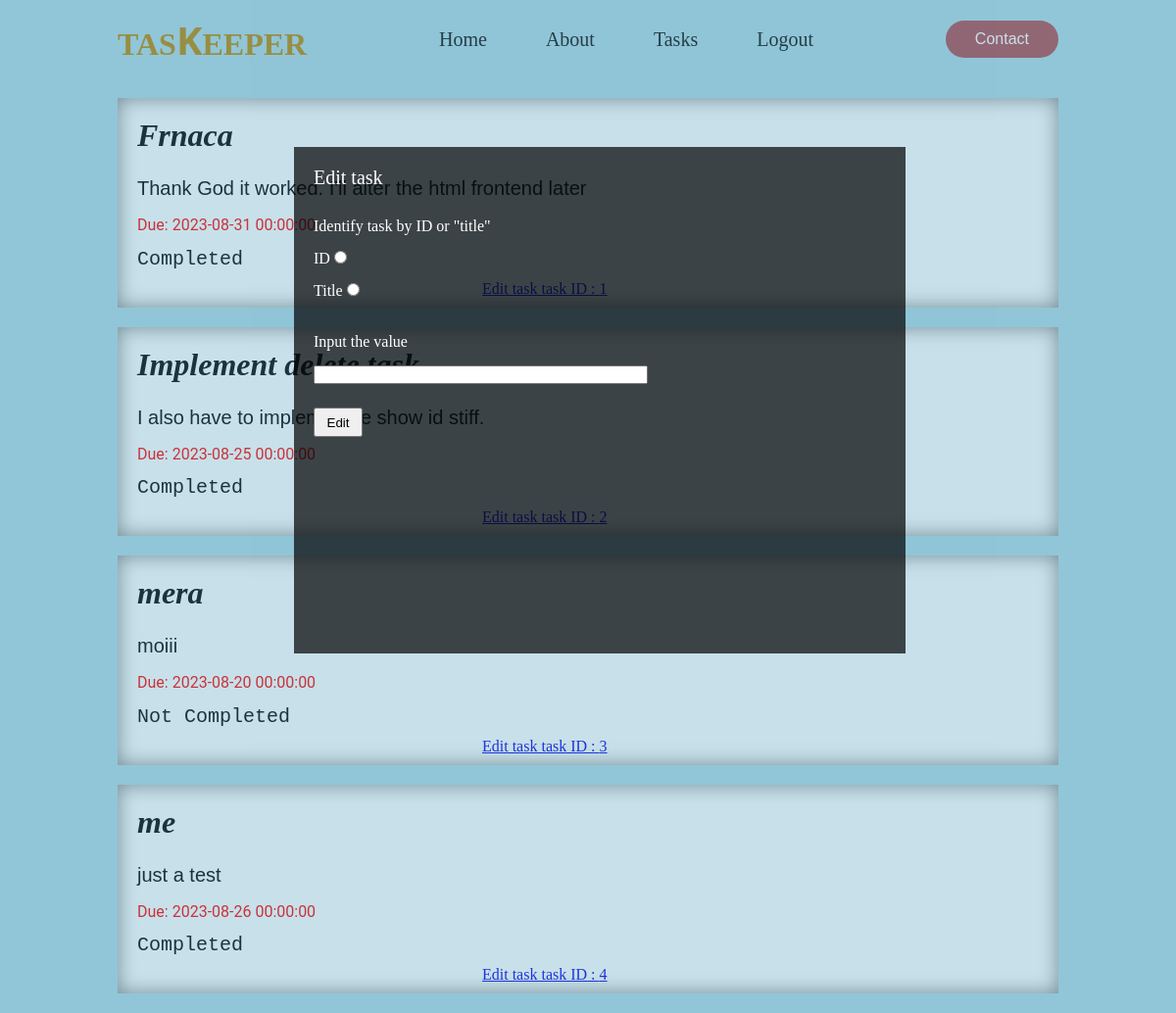
Page /Greta/tasks/edit_task (signed in) on the committed database.
### app/models.py (models this page shows, shortened)
class Task(db.Model):
    id = db.Column(db.Integer, primary_key=True)
    title = db.Column(db.String(50))
    body = db.Column(db.String(200))
    due_date = db.Column(db.DateTime, index=True)
    timestamp = db.Column(db.DateTime, index=True, default=datetime.utcnow)
    mark_as_completed = db.Column(db.Boolean, default=False)
    user_id = db.Column(db.Integer, db.ForeignKey('user.id'))

### app/routes.py (the view, shortened to what this page needs)
@app.route('/<username>/tasks/edit_task', methods=['GET', 'POST'])
@login_required
def edit_task(username):
    form = EditFindTask()
    tasks = Task.query.filter_by(author=current_user).all()
    if username != current_user.username:
        return redirect(url_for('login'))
    return render_template('edit_task.html', tasks=tasks, form=form)

### app/forms.py (shortened to what this page needs)
class EditFindTask(FlaskForm):
    identifier = RadioField('Identify task by ID or "title"', choices=[('one', 'ID'), ('two', 'Title')], default=1)
    value = StringField('Input the value', validators=[DataRequired()])
    edit_task = SubmitField('Edit')

### app/models.py (called while the page is built)
@login.user_loader
def load_user(id):
    return User.query.get(int(id))

### app/templates/edit_task.html (shortened to what this page needs)
{% extends "tasks.html" %}
{% block additional_content %}
<div id="edit_cont">
{% if form %}
<div id="edit">
    <p id="nun">Edit task</p>
<form action="" method="POST" novalidate>
    <div id="identifier">
        <p>
            {{ form.identifier.label }}</p>
            <ul>
                {% for subfield in form.identifier %}
                <li><p>{{ subfield.label }} {{ subfield }}</p></li>
                {% endfor %}
            </ul>
    </div>
    <div id="val">
        <p>{{ form.value.label }}</p>
        <p> {{ form.value(size=40) }}</p>
    </div>
    <div id="btn">
        {{form.edit_task(class="btn_sub")}}
    </div>
</form>
</div>
{% endif %}
</div>
{% endblock %}

### app/templates/tasks.html (shortened to what this page needs)
{% extends 'layout.html' %}
{% block content %}
<link rel="stylesheet" href="{{ url_for('static', filename='css/tasks.css') }}">
{% for task in tasks %}
<div class="each-task">
    <h1> {{ task.title }} </h1>
    <p class="task-desc"> {{task.body}}</p>
    <p class="due-date"> Due: {{ task.due_date }}</p>
    <p class="completed"> {{ 'Completed' if task.mark_as_completed == True else 'Not Completed' }}</p>
    <a href="{{ url_for('edit_task', username=current_user.username) }}">
        Edit task  task ID : {{ task.id }}
    </a>
</div>
{% endfor %}
{% block additional_content %}{% endblock %}
{% endblock %}

### app/static/css/layout.css (style rules this page uses)
* { padding: 0; margin: 0; box-sizing: border-box; }
body { width: 100%; background-color: lightblue; }

### app/static/css/tasks.css (style rules this page uses)
.each-task { background-color: #fff; margin: 20px 10%; padding: 10px 20px; box-shadow: inset 0 0 20px rgba(0, 0, 0, 0.5); }
.each-task > h1 { margin-bottom: 20px; margin-top: 10px; font-style: italic; }
.each-task .task-desc { font-family: Arial, Helvetica, sans-serif; font-size: 20px; line-height: 1.5; margin-bottom: 10px; }
.each-task .due-date { font-family: Roboto, Arial, sans-serif; font-size: 16px; line-height: 1.6; margin-bottom: 10px; color: red; }
.each-task .completed { margin-bottom: 10px; font-size: 20px; font-family: 'Courier New', Courier, monospace; }
.each-task a { position: relative; left: 22em; }
#edit { margin: 150px 25%; position: fixed; top: 0; left: 0; width: 52%; height: 50%; background-color: rgba(0, 0, 0, 0.7); z-index: 9999; color: white; padding: 20px; }
#nun { padding-top: 0px; padding-bottom: 4px; color: white; font-family: cursive; font-size: 20px; }
#identifier { padding-top: 5px; padding-bottom: 4px; }
#identifier ul { margin-top: 10px; list-style: none; display: block; margin-bottom: -10px; }
#identifier ul li { margin-top: 15px; }
#val { padding-top: 20px; padding-bottom: 4px; }
#val p { padding-bottom: 5px; }
#btn { padding-top: 5px; }
.btn_sub { width: 50px; height: 30px; }
#edit_cont { position: fixed; top: 0; left: 0; width: 100%; height: 100%; background-color: rgba(86, 158, 187, 0.32) }
#edit div { margin-top: 10px; }
#edit div p { margin-top: 10px; }

### app/templates/layout.html (style rules this page uses)
ul { display: flex; }

### rows in the picture
Task: title "Frnaca", body "Thank God it worked. I'll alter the html frontend later", due_date "2023-08-31 00:00:00", mark_as_completed "Completed", id "1"
Task: title "Implement delete task", body "I also have to implemnt the show id stiff.", due_date "2023-08-25 00:00:00", mark_as_completed "Completed", id "2"
Task: title "mera", body "moiii", due_date "2023-08-20 00:00:00", mark_as_completed "Not Completed", id "3"
Task: title "me", body "just a test", due_date "2023-08-26 00:00:00", mark_as_completed "Completed", id "4"

### other values in the picture
{{ subfield.label }} "ID" "Title"
